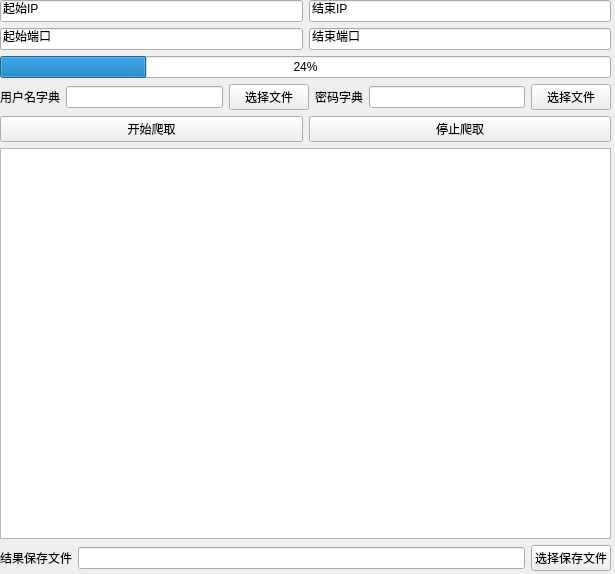
<?xml version="1.0" encoding="UTF-8"?>
<ui version="4.0">
 <class>Form</class>
 <widget class="QWidget" name="Form">
  <property name="geometry">
   <rect>
    <x>0</x>
    <y>0</y>
    <width>615</width>
    <height>574</height>
   </rect>
  </property>
  <property name="windowTitle">
   <string>Form</string>
  </property>
  <widget class="QWidget" name="layoutWidget">
   <property name="geometry">
    <rect>
     <x>0</x>
     <y>0</y>
     <width>611</width>
     <height>571</height>
    </rect>
   </property>
   <layout class="QVBoxLayout" name="verticalLayout_4">
    <item>
     <layout class="QVBoxLayout" name="verticalLayout_3">
      <item>
       <layout class="QVBoxLayout" name="verticalLayout_2">
        <item>
         <layout class="QVBoxLayout" name="verticalLayout">
          <item>
           <layout class="QHBoxLayout" name="horizontalLayout">
            <item>
             <widget class="QLineEdit" name="startip">
              <property name="text">
               <string>起始IP</string>
              </property>
             </widget>
            </item>
            <item>
             <widget class="QLineEdit" name="endip">
              <property name="text">
               <string>结束IP</string>
              </property>
             </widget>
            </item>
           </layout>
          </item>
          <item>
           <layout class="QHBoxLayout" name="horizontalLayout_4">
            <item>
             <widget class="QLineEdit" name="lineEdit">
              <property name="text">
               <string>起始端口</string>
              </property>
             </widget>
            </item>
            <item>
             <widget class="QLineEdit" name="end_port">
              <property name="text">
               <string>结束端口</string>
              </property>
             </widget>
            </item>
           </layout>
          </item>
          <item>
           <widget class="QProgressBar" name="progressBar">
            <property name="value">
             <number>24</number>
            </property>
           </widget>
          </item>
         </layout>
        </item>
        <item>
         <layout class="QHBoxLayout" name="horizontalLayout_2">
          <item>
           <widget class="QLabel" name="username_dict">
            <property name="text">
             <string>用户名字典</string>
            </property>
           </widget>
          </item>
          <item>
           <widget class="QLineEdit" name="users_file_path"/>
          </item>
          <item>
           <widget class="QPushButton" name="getUserFile">
            <property name="text">
             <string>选择文件</string>
            </property>
           </widget>
          </item>
          <item>
           <widget class="QLabel" name="password_dic">
            <property name="text">
             <string>密码字典</string>
            </property>
           </widget>
          </item>
          <item>
           <widget class="QLineEdit" name="passwords_file_path"/>
          </item>
          <item>
           <widget class="QPushButton" name="getPassFile">
            <property name="text">
             <string>选择文件</string>
            </property>
           </widget>
          </item>
         </layout>
        </item>
       </layout>
      </item>
      <item>
       <layout class="QHBoxLayout" name="horizontalLayout_3">
        <item>
         <widget class="QPushButton" name="startButton">
          <property name="text">
           <string>开始爬取</string>
          </property>
         </widget>
        </item>
        <item>
         <widget class="QPushButton" name="endButton">
          <property name="text">
           <string>停止爬取</string>
          </property>
         </widget>
        </item>
       </layout>
      </item>
     </layout>
    </item>
    <item>
     <widget class="QListWidget" name="listWidget"/>
    </item>
    <item>
     <layout class="QHBoxLayout" name="horizontalLayout_5">
      <item>
       <widget class="QLabel" name="choice_save_file">
        <property name="text">
         <string>结果保存文件</string>
        </property>
       </widget>
      </item>
      <item>
       <widget class="QLineEdit" name="result_file_path"/>
      </item>
      <item>
       <widget class="QPushButton" name="choice_result_file">
        <property name="text">
         <string>选择保存文件</string>
        </property>
       </widget>
      </item>
     </layout>
    </item>
   </layout>
  </widget>
 </widget>
 <resources/>
 <connections/>
</ui>
